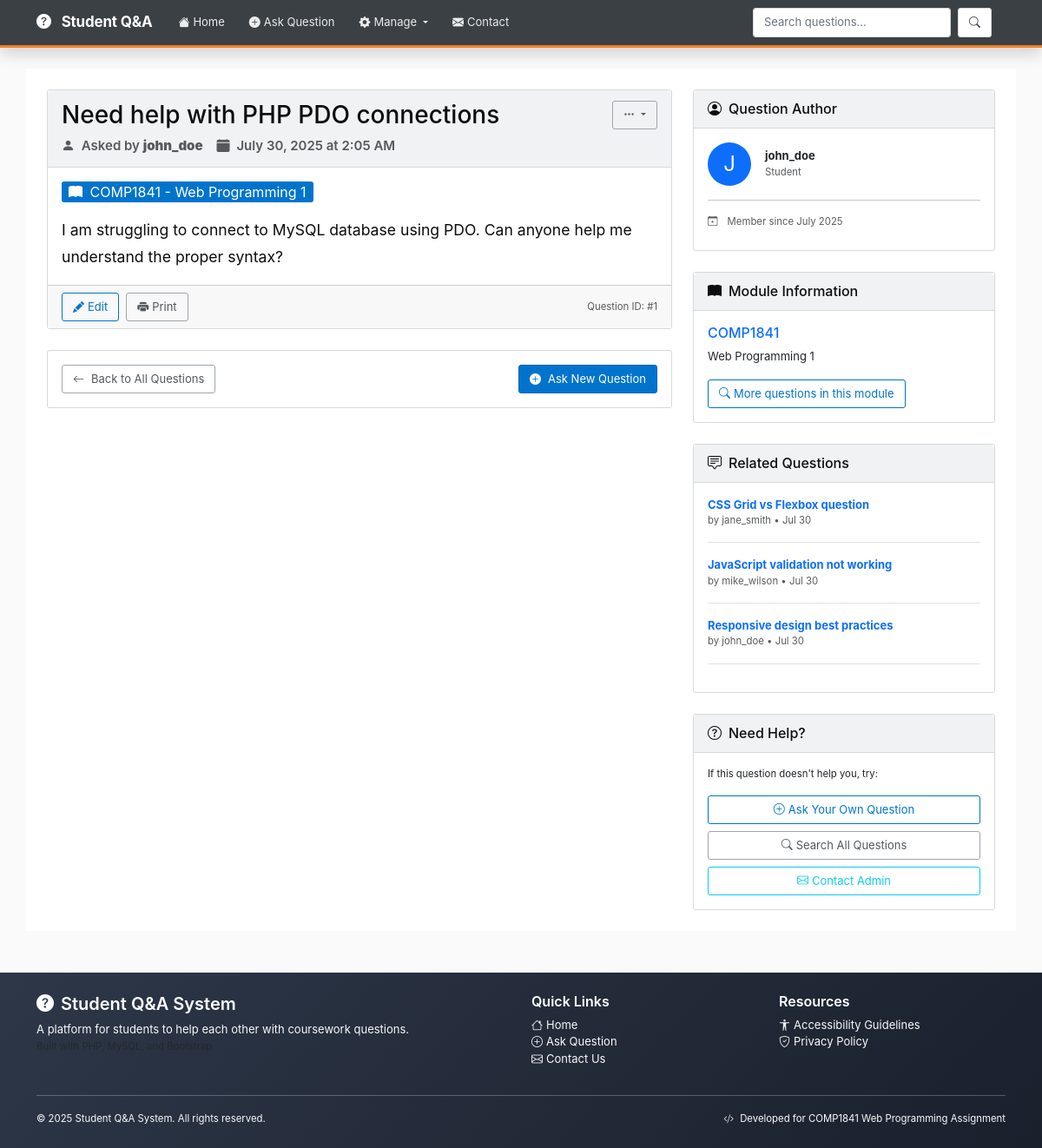
Screenshot of /view_post.php?id=1 with the database file from the repository.
### tables this page shows
CREATE TABLE posts (
    post_id INT PRIMARY KEY AUTO_INCREMENT,
    title VARCHAR(200) NOT NULL,
    content TEXT NOT NULL,
    image_path VARCHAR(255) DEFAULT NULL,
    user_id INT NOT NULL,
    module_id INT NOT NULL,
    created_at TIMESTAMP DEFAULT CURRENT_TIMESTAMP,
    updated_at TIMESTAMP DEFAULT CURRENT_TIMESTAMP ON UPDATE CURRENT_TIMESTAMP,
    FOREIGN KEY (user_id) REFERENCES users(user_id) ON DELETE CASCADE,
    FOREIGN KEY (module_id) REFERENCES modules(module_id) ON DELETE CASCADE
);

CREATE TABLE users (
    user_id INT PRIMARY KEY AUTO_INCREMENT,
    username VARCHAR(50) NOT NULL UNIQUE,
    email VARCHAR(100) NOT NULL UNIQUE,
    created_at TIMESTAMP DEFAULT CURRENT_TIMESTAMP,
    updated_at TIMESTAMP DEFAULT CURRENT_TIMESTAMP ON UPDATE CURRENT_TIMESTAMP
);

CREATE TABLE modules (
    module_id INT PRIMARY KEY AUTO_INCREMENT,
    module_code VARCHAR(20) NOT NULL UNIQUE,
    module_name VARCHAR(100) NOT NULL,
    created_at TIMESTAMP DEFAULT CURRENT_TIMESTAMP,
    updated_at TIMESTAMP DEFAULT CURRENT_TIMESTAMP ON UPDATE CURRENT_TIMESTAMP
);

### modules/posts.php (called while the page is built, shortened)
<?php
function getAllPosts()
{
    try {
        $pdo = getDbConnection();
        $stmt = $pdo->query("
            SELECT p.*, u.username, m.module_code, m.module_name
            FROM posts p
            JOIN users u ON p.user_id = u.user_id
            JOIN modules m ON p.module_id = m.module_id
            ORDER BY p.created_at DESC
        ");
        return $stmt->fetchAll();
    } catch (Exception $e) {
        error_log("Error getting posts: " . $e->getMessage());
        return [];
    }
}
function getPostById($postId)
{
    try {
        $pdo = getDbConnection();
        $stmt = $pdo->prepare("
            SELECT p.*, u.username, m.module_code, m.module_name
            FROM posts p
            JOIN users u ON p.user_id = u.user_id
            JOIN modules m ON p.module_id = m.module_id
            WHERE p.post_id = ?
        ");
        $stmt->execute([$postId]);
        return $stmt->fetch();
    } catch (Exception $e) {
        error_log("Error getting post: " . $e->getMessage());
        return false;
    }
}
?>

### view_post.php (the view, shortened to what this page needs)
<?php
require_once 'modules/posts.php';
$postId = isset($_GET['id']) ? intval($_GET['id']) : 0;
$post = getPostById($postId);
include 'includes/header.php';
?>
<div class="row">
    <div class="col-lg-8">
        <div class="card mb-4">
            <div class="card-header">
                <div class="d-flex justify-content-between align-items-start">
                    <div>
                        <h1 class="h3 mb-2"><?php echo htmlspecialchars($post['title']); ?></h1>
                        <div class="d-flex align-items-center gap-3 text-muted">
                            <span>
                                <i class="bi bi-person-fill me-1"></i>
                                Asked by <strong><?php echo htmlspecialchars($post['username']); ?></strong>
                            </span>
                            <span>
                                <i class="bi bi-calendar-fill me-1"></i>
                                <?php echo date('F j, Y \a\t g:i A', strtotime($post['created_at'])); ?>
                            </span>
                        </div>
                    </div>
                    <div class="dropdown">
                        <button class="btn btn-outline-secondary btn-sm dropdown-toggle"
                            type="button" data-bs-toggle="dropdown" aria-expanded="false">
                            <i class="bi bi-three-dots"></i>
                        </button>
                    </div>
                </div>
            </div>
            <div class="card-body">
                <div class="mb-3">
                    <span class="badge bg-primary fs-6">
                        <i class="bi bi-book-fill me-1"></i>
                        <?php echo htmlspecialchars($post['module_code']); ?> - <?php echo htmlspecialchars($post['module_name']); ?>
                    </span>
                </div>
                <div class="post-content">
                    <?php echo nl2br(htmlspecialchars($post['content'])); ?>
                </div>
            </div>
            <div class="card-footer">
                <div class="d-flex justify-content-between align-items-center">
                    <div class="d-flex gap-2">
                        <a href="edit_post.php?id=<?php echo $post['post_id']; ?>" class="btn btn-outline-primary btn-sm">
                            <i class="bi bi-pencil-fill me-1"></i>Edit
                        </a>
                        <button class="btn btn-outline-secondary btn-sm" onclick="window.print()">
                            <i class="bi bi-printer-fill me-1"></i>Print
                        </button>
                    </div>
                    <div class="text-muted small">
                        Question ID: #<?php echo $post['post_id']; ?>
                    </div>
                </div>
            </div>
        </div>
        <div class="card">
            <div class="card-body">
                <div class="d-flex justify-content-between align-items-center">
                    <a href="index.php" class="btn btn-outline-secondary">
                        <i class="bi bi-arrow-left me-2"></i>Back to All Questions
                    </a>
                    <div class="d-flex gap-2">
                        <a href="add_post.php" class="btn btn-primary">
                            <i class="bi bi-plus-circle-fill me-2"></i>Ask New Question
                        </a>
                    </div>
                </div>
            </div>
        </div>
    </div>
    <div class="col-lg-4">
        <div class="card mb-4">
            <div class="card-header">
                <h6 class="mb-0">
                    <i class="bi bi-person-circle me-2"></i>Question Author
                </h6>
            </div>
            <div class="card-body">
                <div class="d-flex align-items-center">
                    <div class="bg-primary text-white rounded-circle d-flex align-items-center justify-content-center me-3"
                        style="width: 50px; height: 50px; font-size: 1.5rem;">
                        <?php echo strtoupper(substr($post['username'], 0, 1)); ?>
                    </div>
                    <div>
                        <div class="fw-bold"><?php echo htmlspecialchars($post['username']); ?></div>
                        <div class="text-muted small">Student</div>
                    </div>
                </div>
                <hr>
                <div class="small text-muted">
                    <div class="mb-2">
                        <i class="bi bi-calendar-plus me-2"></i>
                        Member since <?php echo date('F Y', strtotime($post['created_at'])); ?>
                    </div>
                </div>
            </div>
        </div>
        <div class="card mb-4">
            <div class="card-header">
                <h6 class="mb-0">
                    <i class="bi bi-book-fill me-2"></i>Module Information
                </h6>
            </div>
            <div class="card-body">
                <h6 class="text-primary"><?php echo htmlspecialchars($post['module_code']); ?></h6>
                <p class="mb-3"><?php echo htmlspecialchars($post['module_name']); ?></p>
                <a href="search.php?module=<?php echo $post['module_id']; ?>"
                    class="btn btn-outline-primary btn-sm">
                    <i class="bi bi-search me-1"></i>More questions in this module
                </a>
            </div>
        </div>
        <div class="card mb-4">
            <div class="card-header">
                <h6 class="mb-0">
                    <i class="bi bi-chat-square-text me-2"></i>Related Questions
                </h6>
            </div>
            <div class="card-body">
                <?php
                $allPosts = getAllPosts();
                $relatedPosts = [];
                foreach ($allPosts as $otherPost) {
                    if ($otherPost['module_id'] == $post['module_id'] && $otherPost['post_id'] != $post['post_id']) {
                        $relatedPosts[] = $otherPost;
                    }
                }
                $relatedPosts = array_slice($relatedPosts, 0, 5);
                ?>
                <?php if (empty($relatedPosts)): ?>
                    <p class="text-muted mb-0">No related questions found.</p>
                <?php else: ?>
                    <?php foreach ($relatedPosts as $relatedPost): ?>
                        <div class="mb-3 pb-3 border-bottom">
                            <a href="view_post.php?id=<?php echo $relatedPost['post_id']; ?>"
                                class="text-decoration-none">
                                <div class="fw-bold">
                                    <?php echo htmlspecialchars(substr($relatedPost['title'], 0, 60)) . (strlen($relatedPost['title']) > 60 ? '...' : ''); ?>
                                </div>
                            </a>
                            <div class="small text-muted">
                                by <?php echo htmlspecialchars($relatedPost['username']); ?>
                                • <?php echo date('M j', strtotime($relatedPost['created_at'])); ?>
                            </div>
                        </div>
                    <?php endforeach; ?>
                <?php endif; ?>
            </div>
        </div>
        <div class="card">
            <div class="card-header">
                <h6 class="mb-0">
                    <i class="bi bi-question-circle me-2"></i>Need Help?
                </h6>
            </div>
            <div class="card-body">
                <p class="small mb-3">If this question doesn't help you, try:</p>
                <div class="d-grid gap-2">
                    <a href="add_post.php" class="btn btn-outline-primary btn-sm">
                        <i class="bi bi-plus-circle me-1"></i>Ask Your Own Question
                    </a>
                    <a href="search.php" class="btn btn-outline-secondary btn-sm">
                        <i class="bi bi-search me-1"></i>Search All Questions
                    </a>
                    <a href="contact.php" class="btn btn-outline-info btn-sm">
                        <i class="bi bi-envelope me-1"></i>Contact Admin
                    </a>
                </div>
            </div>
        </div>
    </div>
</div>
<?php include 'includes/footer.php'; ?>

### assets/css/style.css (style rules this page uses)
:root { --so-orange: #f48024; --so-orange-dark: #da670b; --so-blue: #0074cc; --so-blue-dark: #0063bf; --so-green: #5eba7d; --so-red: #d1383d; --so-yellow: #fff8dc; --so-gray-50: #fafafb; --so-gray-100: #f1f2f3; --so-gray-200: #e3e6e8; --so-gray-300: #d6d9dc; --so-gray-400: #9fa6ad; --so-gray-500: #6a737c; --so-gray-600: #525960; --so-gray-700: #3b4045; --so-gray-800: #2f3337; --so-gray-900: #232629; --so-white: #ffffff; --so-black: #0c0d0e; --shadow-sm: 0 1px 2px rgba(0, 0, 0, 0.05); --shadow-md: 0 1px 3px rgba(0, 0, 0, 0.1); --shadow-lg: 0 4px 6px rgba(0, 0, 0, 0.1); }
body { font-family: -apple-system, BlinkMacSystemFont, "Segoe UI Adjusted", "Segoe UI", "Liberation Sans", sans-serif; line-height: 1.5; background-color: var(--so-gray-50); color: var(--so-black); font-size: 13px; }
.card { border: 1px solid var(--so-gray-300); background-color: var(--so-white); border-radius: 3px; box-shadow: none; transition: all 0.15s ease; overflow: visible; }
.card-header { background-color: var(--so-gray-100); color: var(--so-black); border-bottom: 1px solid var(--so-gray-300); font-weight: 600; border-radius: 3px 3px 0 0; padding: 12px 16px; font-size: 15px; }
.card-header h1, .card-header h2, .card-header h3, .card-header h4, .card-header h5, .card-header h6 { color: var(--so-black); margin-bottom: 0; }
.post-content { line-height: 1.5; color: var(--so-black); font-size: 15px; }
.btn { font-weight: 400; border-radius: 3px; transition: all 0.1s ease; padding: 8px 12px; border: 1px solid; font-size: 13px; line-height: 1.15384615; }
.btn-primary { background-color: var(--so-blue); border-color: var(--so-blue-dark); color: var(--so-white); }
.btn-outline-primary { border: 1px solid var(--so-blue); color: var(--so-blue); background-color: transparent; }
.btn-outline-secondary { border: 1px solid var(--so-gray-400); color: var(--so-gray-600); background-color: transparent; }
.badge { font-weight: 400; letter-spacing: normal; border-radius: 3px; padding: 4px 8px; font-size: 11px; }
.badge.bg-primary { background-color: var(--so-blue) !important; color: var(--so-white); }

### view_post.php (style rules this page uses)
.post-content { font-size: 1.1rem; line-height: 1.8; }

### rows the page displays
posts: title "Need help with PHP PDO connections", user.username "john_doe", created_at "July 30, 2025 at 2:05 AM", module.module_code "COMP1841", module.module_name "Web Programming 1", content "I am struggling to connect to MySQL database using PDO. Can anyone help me understand the proper syntax?", post_id "1", user.username "J", created_at "July 2025"
posts: title "CSS Grid vs Flexbox question", user.username "jane_smith", created_at "Jul 30"
posts: title "JavaScript validation not working", user.username "mike_wilson", created_at "Jul 30"
posts: title "Responsive design best practices", user.username "john_doe", created_at "Jul 30"
